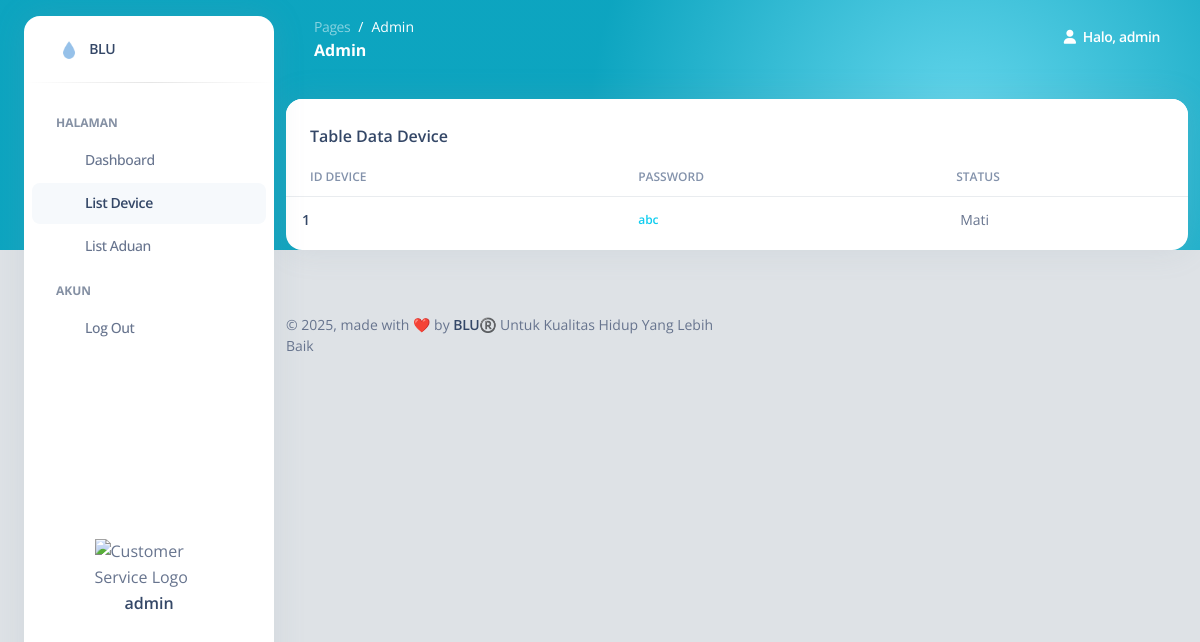
/pages/admin/listdevice.php (signed in), run on the app's committed database.
### tables this page shows
CREATE TABLE `users` (
  `id_user` int(10) NOT NULL,
  `nama` varchar(20) NOT NULL,
  `email` varchar(20) NOT NULL,
  `password` varchar(20) NOT NULL,
  `id_device` int(10) UNSIGNED DEFAULT NULL,
  `role` varchar(20) NOT NULL DEFAULT 'user'
);

CREATE TABLE `read_data` (
  `id_device` int(11) NOT NULL,
  `password_device` varchar(20) NOT NULL,
  `status` enum('Mati','Ready') NOT NULL,
  `tds` float NOT NULL,
  `turbidity` float NOT NULL,
  `ph` float NOT NULL,
  `hasil` enum('bahaya','hati-hati','aman') NOT NULL,
  `WAWQI` float DEFAULT NULL,
  `IKA` float DEFAULT NULL
);

### pages/admin/listdevice.php (the view, shortened to what this page needs)
<?php
include "../../classes/koneksi.php";
$id_user = $_SESSION['id_user'];
$query_user = $koneksi->query("SELECT * FROM users WHERE id_user = '$id_user'");
$data_user = $query_user->fetch_assoc();
?>
<!DOCTYPE html>
<html lang="en">
<head>
  <link href="https://demos.creative-tim.com/argon-dashboard-pro/assets/css/nucleo-icons.css" rel="stylesheet" />
  <link href="https://demos.creative-tim.com/argon-dashboard-pro/assets/css/nucleo-svg.css" rel="stylesheet" />
  <link id="pagestyle" href="../../assets/css/argon-dashboard.css?v=2.1.0" rel="stylesheet" />
</head>
<body class="g-sidenav-show  bg-gray-300">
  <aside class="sidenav bg-white navbar navbar-vertical navbar-expand-xs border-0 border-radius-xl my-3 fixed-start ms-4 " id="sidenav-main">
    <div class="sidenav-header">
      <a class="navbar-brand m-0" href="" target="_blank">
      <img src="../../assets/img/bluicon.png" width="26px" height="26px" class="navbar-brand-img h-100" alt="main_logo">
        <span class="ms-1 font-weight-bold"> BLU </span>
      </a>
    </div>
    <hr class="horizontal dark mt-0">
    <div class="collapse navbar-collapse  w-auto " id="sidenav-collapse-main">
      <ul class="navbar-nav">
      <li class="nav-item mt-3">
          <h6 class="ps-4 ms-2 text-uppercase text-xs font-weight-bolder opacity-6">Halaman </h6>
        </li>
        <li class="nav-item">
          <a class="nav-link " href="dashboard.php">
            <div class="icon icon-shape icon-sm border-radius-md text-center me-2 d-flex align-items-center justify-content-center">
            </div>
            <span class="nav-link-text ms-1">Dashboard</span>
          </a>
        </li>
        <li class="nav-item">
          <a class="nav-link active" href="listdevice.php">
            <div class="icon icon-shape icon-sm border-radius-md text-center me-2 d-flex align-items-center justify-content-center">
            </div>
            <span class="nav-link-text ms-1">List Device</span>
          </a>
        </li>
        <li class="nav-item">
          <a class="nav-link " href="listaduan.php">
            <div class="icon icon-shape icon-sm border-radius-md text-center me-2 d-flex align-items-center justify-content-center">
            </div>
            <span class="nav-link-text ms-1">List Aduan</span>
          </a>
        </li>
        <li class="nav-item mt-3">
          <h6 class="ps-4 ms-2 text-uppercase text-xs font-weight-bolder opacity-6">Akun </h6>
        </li>
        <li class="nav-item">
          <a class="nav-link " href="../../classes/logout.php">
            <div class="icon icon-shape icon-sm border-radius-md text-center me-2 d-flex align-items-center justify-content-center">
            </div>
            <span class="nav-link-text ms-1">Log Out</span>
          </a>
        </li>
      </ul>
    </div>
    <div class="sidenav-footer mx-3 ">
      <div class="card card-plain shadow-none" id="sidenavCard">
        <img class="w-50 mx-auto" src="https://cdn-icons-gif.flaticon.com/17576/17576973.gif" alt="Customer Service Logo">
        <div class="card-body text-center p-3 w-100 pt-0">
          <div class="docs-info">
            <h6 class="mb-0">
            <?php echo isset($data_user['nama']) ? $data_user['nama'] : 'Data tidak tersedia'; ?>
            </h6>
          </div>
        </div>
  </aside>
  <main class="main-content position-relative border-radius-lg ">
       <nav class="navbar navbar-main navbar-expand-lg px-0 mx-4 shadow-none border-radius-xl " id="navbarBlur" data-scroll="false">
      <div class="container-fluid py-1 px-3">
        <nav aria-label="breadcrumb">
          <ol class="breadcrumb bg-transparent mb-0 pb-0 pt-1 px-0 me-sm-6 me-5">
            <li class="breadcrumb-item text-sm"><a class="opacity-5 text-white" href="javascript:;">Pages</a></li>
            <li class="breadcrumb-item text-sm text-white active" aria-current="page">Admin</li>
          </ol>
          <h6 class="font-weight-bolder text-white mb-0">Admin</h6>
        </nav>
          <ul class="navbar-nav  justify-content-end">
            <li class="nav-item d-flex align-items-center">
              <a href="javascript:;" class="nav-link text-white font-weight-bold px-0">
                <i class="fa fa-user me-sm-1"></i>
                <span class="d-sm-inline d-none">
                Halo, <?php echo isset($data_user['nama']) ? $data_user['nama'] : 'Data tidak tersedia'; ?>
              </span>
              </a>
            </li>
          </ul>
        </div>
    </nav>
    <div class="container-fluid py-4">
  <div class="row">
    <div class="col-12">
      <div class="card mb-4">
        <div class="card-header pb-0">
          <h6>Table Data Device</h6>
        </div>
        <div class="card-body px-0 pt-0 pb-2">
          <div class="table-responsive p-0">
            <table class="table align-items-center mb-0">
              <thead>
                <tr>
                  <th class="text-uppercase text-secondary text-xs font-weight-bold">ID Device</th>
                  <th class="text-uppercase text-secondary text-xs font-weight-bold ps-2">Password</th>
                  <th class="text-uppercase text-secondary text-xs font-weight-bold ps-1">Status</th>
                </tr>
              </thead>
              <tbody>
                <?php
                include '../../classes/koneksi.php';
                $query = "SELECT id_device, password_device, status FROM read_data";
                $result = mysqli_query($koneksi, $query);
                if (mysqli_num_rows($result) > 0) {
                    while ($row = mysqli_fetch_assoc($result)) {
                        echo "<tr>
                                <td>
                                    <div class='d-flex px-2 py-1'>
                                        <div class='d-flex flex-column justify-content-center'>
                                            <h6 class='mb-0 text-sm'>" . htmlspecialchars($row['id_device']) . "</h6>
                                        </div>
                                    </div>
                                </td>
                                <td>
                                    <p class='text-xs text-info font-weight-bold mb-0'>" . htmlspecialchars($row['password_device']) . "</p>
                                </td>
                                <td class='align-middle'>
                                    <span class='mb-0 text-sm'>" . htmlspecialchars($row['status']) . "</span>
                                </td>
                              </tr>";
                    }
                } else {
                    echo "<tr><td colspan='3' class='text-center text-muted'>Tidak ada data di tabel read_data</td></tr>";
                }
                ?>
              </tbody>
            </table>
          </div>
        </div>
      </div>
    </div>
  </div>
</div>
      <footer class="footer pt-3  ">
      <div class="container-fluid">
        <div class="row align-items-center justify-content-lg-between">
          <div class="col-lg-6 mb-lg-0 mb-4">
            <div class="copyright text-center text-sm text-muted text-lg-start">
              © ,
              made with ❤️ by
              <a href="" class="font-weight-bold" target="_blank">BLU®️</a>
              Untuk Kualitas Hidup Yang Lebih Baik
            </div>
          </div>
        </div>
      </div>
    </footer>
  </main>
</body>
</html>

### data on the page
users: nama "admin"
read_data: id_device "1", password_device "abc", status "Mati"
